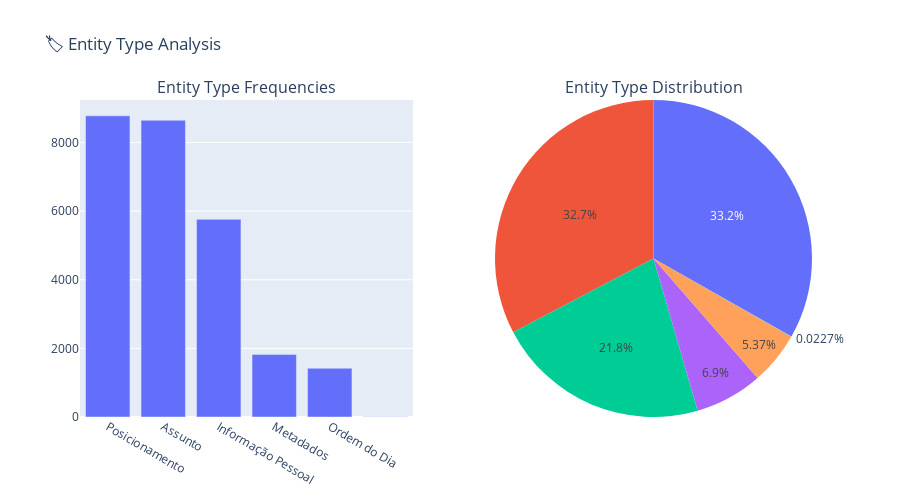

Write notebook code for a chart like this one.
### Markdown cell above
## 4. Entity Type Analysis

### Code cell
# Entity type distribution analysis
if not entities_df.empty:
    entity_type_counts = entities_df['entity_label'].value_counts()
    entity_type_percentages = (entity_type_counts / entity_type_counts.sum() * 100).round(2)
    
    print("=== ENTITY TYPE DISTRIBUTION ===")
    for entity_type, count in entity_type_counts.items():
        percentage = entity_type_percentages[entity_type]
        print(f"{entity_type}: {count:,} ({percentage:.1f}%)")
    
    # Create combined visualization
    fig = make_subplots(
        rows=1, cols=2,
        subplot_titles=('Entity Type Frequencies', 'Entity Type Distribution'),
        specs=[[{'type': 'bar'}, {'type': 'pie'}]]
    )
    
    # Bar chart
    fig.add_trace(
        go.Bar(x=entity_type_counts.index, y=entity_type_counts.values, name='Count'),
        row=1, col=1
    )
    
    # Pie chart
    fig.add_trace(
        go.Pie(labels=entity_type_counts.index, values=entity_type_counts.values, name='Distribution'),
        row=1, col=2
    )
    
    fig.update_layout(
        title_text="🏷️ Entity Type Analysis",
        height=500,
        showlegend=False
    )
    
    fig.show()
    
    # Save figure
    # Save figure using Colab-friendly utility
    save_figure(
        fig, 
        'entity_type_analysis', 
        FIGURES_DIR,
        save_html=SAVE_HTML, 
        save_image=SAVE_IMAGES, 
        width=1200, 
        height=600
    )
    
else:
    print("⚠️ No entities found in the dataset")

### Figure 1 — Plotly figure (JSON) as saved in the notebook; plotly's stock layout.template omitted (floating-point values rounded to 4 significant figures)
{"data": [{"name": "Count", "type": "bar", "x": ["Posicionamento", "Assunto", "Informação Pessoal", "Metadados", "Ordem do Dia", ""], "xaxis": "x", "y": [8777, 8647, 5760, 1825, 1420, 6], "yaxis": "y"}, {"domain": {"x": [0.55, 1], "y": [0, 1]}, "labels": ["Posicionamento", "Assunto", "Informação Pessoal", "Metadados", "Ordem do Dia", ""], "name": "Distribution", "type": "pie", "values": [8777, 8647, 5760, 1825, 1420, 6]}], "layout": {"annotations": [{"font": {"size": 16}, "showarrow": false, "text": "Entity Type Frequencies", "x": 0.225, "xanchor": "center", "xref": "paper", "y": 1, "yanchor": "bottom", "yref": "paper"}, {"font": {"size": 16}, "showarrow": false, "text": "Entity Type Distribution", "x": 0.775, "xanchor": "center", "xref": "paper", "y": 1, "yanchor": "bottom", "yref": "paper"}], "height": 500, "showlegend": false, "title": {"text": "🏷️ Entity Type Analysis"}, "xaxis": {"anchor": "y", "domain": [0, 0.45]}, "yaxis": {"anchor": "x", "domain": [0, 1]}}}
